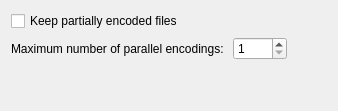
     <widget class="QWidget" name="preferences">
      <attribute name="title">
       <string>Preferences</string>
      </attribute>
      <layout class="QGridLayout" name="gridLayout_9">
       <item row="0" column="0">
        <widget class="QCheckBox" name="keep_partial">
         <property name="text">
          <string>Keep partially encoded files</string>
         </property>
        </widget>
       </item>
       <item row="2" column="0">
        <widget class="QLabel" name="label_47">
         <property name="text">
          <string>Maximum number of parallel encodings: </string>
         </property>
        </widget>
       </item>
       <item row="4" column="0">
        <spacer name="verticalSpacer_15">
         <property name="orientation">
          <enum>Qt::Vertical</enum>
         </property>
         <property name="sizeHint" stdset="0">
          <size>
           <width>20</width>
           <height>40</height>
          </size>
         </property>
        </spacer>
       </item>
       <item row="2" column="1">
        <widget class="QSpinBox" name="max_parallel">
         <property name="minimum">
          <number>1</number>
         </property>
         <property name="maximum">
          <number>1024</number>
         </property>
        </widget>
       </item>
       <item row="2" column="2">
        <spacer name="horizontalSpacer_16">
         <property name="orientation">
          <enum>Qt::Horizontal</enum>
         </property>
         <property name="sizeHint" stdset="0">
          <size>
           <width>40</width>
           <height>20</height>
          </size>
         </property>
        </spacer>
       </item>
      </layout>
     </widget>
